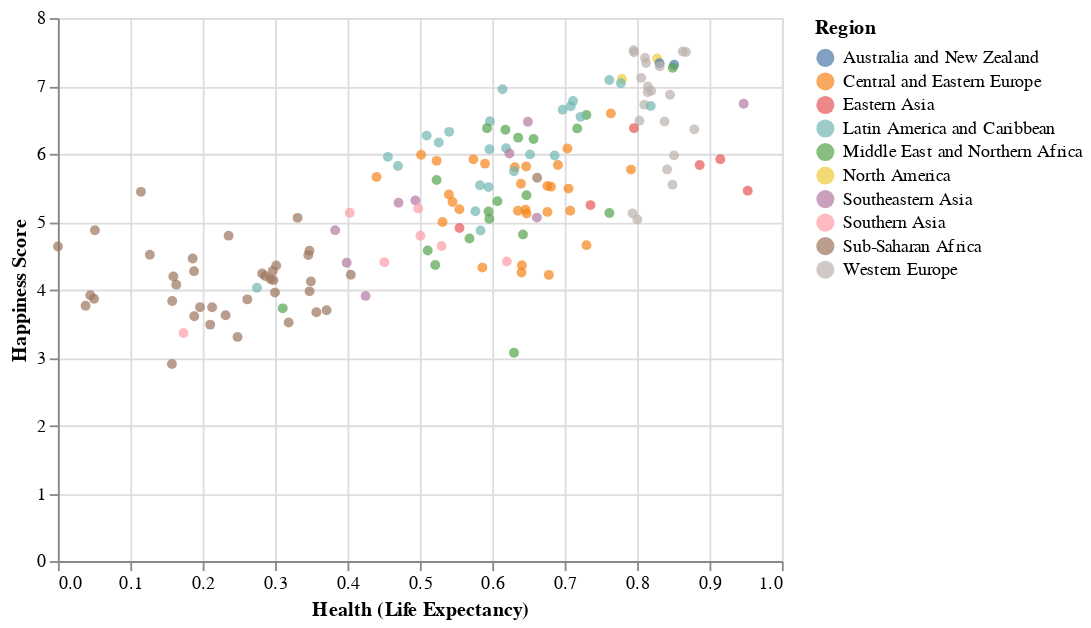

The code cell stored with this chart in its notebook:
### Markdown cell above
Going back to our scatterplot, we can also add in a little more information to this plot. Let's add in some color to differentiate different regions of the world.

### Code cell
alt.Chart(data).mark_circle().encode(
    x = "Health (Life Expectancy)",
    y = "Happiness Score",
    color="Region"
)

### Figure 1 — Vega-Lite specification as saved in the notebook (floating-point values rounded to 4 significant figures; data arrays with more than 128 entries replaced by an {"elided": "..."} marker saying what was removed)
{"config": {"view": {"continuousWidth": 400, "continuousHeight": 300}}, "data": {"name": "data-7788278e77f66128859c57f947a291e7"}, "mark": "circle", "encoding": {"color": {"type": "nominal", "field": "Region"}, "x": {"type": "quantitative", "field": "Health (Life Expectancy)"}, "y": {"type": "quantitative", "field": "Happiness Score"}}, "$schema": "https://vega.github.io/schema/vega-lite/v4.8.1.json", "datasets": {"data-7788278e77f66128859c57f947a291e7": {"elided": "157 records"}}}
